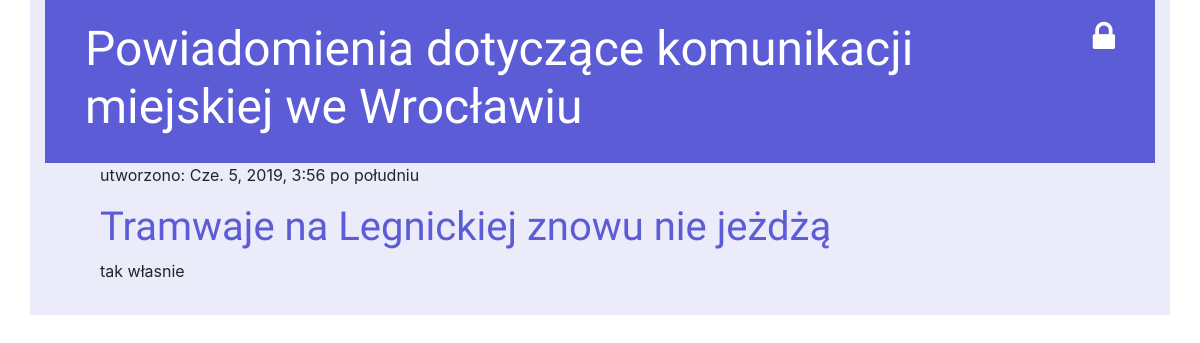
Screenshot of /drafts/ with the database file from the repository.
### informant/models.py (models this page shows, shortened)
class Post(models.Model):
    author = models.ForeignKey('auth.User', on_delete=models.CASCADE)
    title = models.CharField(max_length=200)
    text = models.TextField()
    created_date = models.DateTimeField(
            default=timezone.now)
    published_date = models.DateTimeField(
            blank=True, null=True)

### informant/views.py (the view)
# urls.py: url(r'^drafts/$', views.post_draft_list, name='post_draft_list'),
def post_draft_list(request):
    posts = Post.objects.filter(published_date__isnull=True).order_by('created_date')
    return render(request,'informant/post_draft_list.html', {'posts': posts})

### informant/templates/informant/post_draft_list.html
{% extends 'informant/base.html' %}
    {% block content %}
    {% for post in posts %}<divclass="post">
    <pclass="date">utworzono: {{ post.created_date }}</p>
        <h1>
            <a href="{% url 'post_detail' pk=post.pk %}">{{ post.title }}</a>
        </h1>
        <p>{{ post.text|truncatechars:200 }}</p>
        </div>
    {% endfor %}
{% endblock %}

### informant/static/css/informant.css (style rules this page uses)
h1 a, h2 a { color: #5c5cd6; font-family: 'Righteous'; }
h1, h2, h3, h4 { font-family: 'Righteous', cursive; }

### rows the page displays
Post: created_date "Cze. 5, 2019, 3:56 po południu", title "Tramwaje na Legnickiej znowu nie jeżdżą", text "tak własnie"
